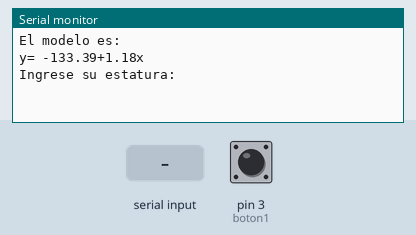
Simulated run of this sketch. Board: Arduino Uno, built with avr-gcc and run on an emulated ATmega328P. On the bench: the last lines printed to the serial monitor. Inputs (shaded band) come from the test bench; at power-on: pin 3 (boton1) LOW.

Above: at 1.2 s.
1.3 s: "90,45\n" received over Serial
At 2.9 s:
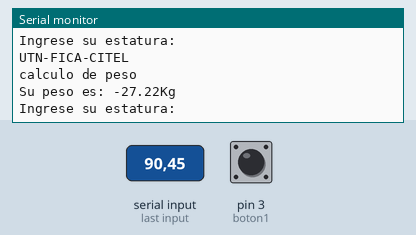
3.8 s: "30,150\n" received over Serial
At 6.1 s:
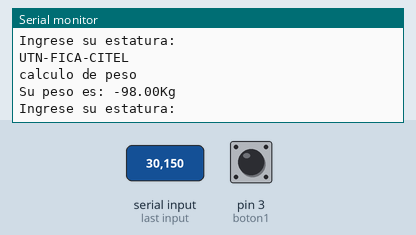

The sketch:

SolanoEdwin_laboratorio4.ino
```cpp
/*
 * UTN-FICA-CITEL
 * SISTEMAS EMBEBIDOS
 * CODIGO: APRENDIZAJE DE MAQUINA-REGRESION LINEAL
 * LABORATORIO 4
 * Nombre: Solano Edwin
 * OBJETIVO: Imprimir los puntos del conjunto de entrenamiento correspondientes a la regresi on lineal
 *           Al ingresar un nuevo valor por comunicacion serial al sistema electr onico, realizar el pronostico (en
 *           epedencia de la interfaz si se desea una tendencia lineal o exponencial) y graficarlo en la interfaz
 *           con un color diferente a lo ya visto del conjunto de entrenamiento.
 *
 */
 #include <SoftwareSerial.h>//libreria que permite la coneccion serial con otros pines del arduino
#define rxCOM 5//pin 5 para recibir datos
#define txCOM 6//pin 6 para evio de datos
const int boton1=3;//inicio de pin

SoftwareSerial cxSerial =  SoftwareSerial(rxCOM, txCOM);//conexion serial con otros pines del arduino

// matriz de datos
int matriz[14][2]={
{170,67},
{180,80},
{170,65},
{178,75},
{160,55},
{163,60},
{165,63},
{170,70},
{164,62},
{176,77},
{164,60},
{170,76},
{170,56},
{168,60},
};

int col=0; //moverse en columnas
int fil=0; //moverse en filas
int Ex=0; //sumatoria x
int Ey=0; //sumatoria y
long int Exy=0; //sumatoria xy
long int Ex2=0; //sumatoria x^2
long int Ex_2=0; //sumatoria Ex^2
int n= 14; //nuemero de muestras
float Bo; //ordenada en el origen
float m; //pendiente
String dato; //recibir estatura
int estatura; //convertir dato
float peso;//varibale para almacenar dato de peso
int m1; //auxiliar

void setup() {
  pinMode(boton1,INPUT);
  pinMode(rxCOM, INPUT);//entrada de datos
  pinMode(txCOM, OUTPUT);//salida de datos
  cxSerial.begin(9600);//conceccion con pin 5 y 6 para el puerto COM
  Serial.begin(9600);//conceccion CX
  //creacion del modelo
  for(;fil<n;fil++){
    Ex=Ex+matriz[fil][0];
    Ey=Ey+matriz[fil][1];
    Exy=Exy+(matriz[fil][0]*matriz[fil][1]);
    Ex2=Ex2+pow(matriz[fil][0],2);
  }
  Ex_2=pow(Ex,2);//elevar al cuadrado
  Bo=(float(Ex2*Ey)-float(Ex*Exy))/(float(n*Ex2-Ex_2));//calculo de la ordenada en el origen
  m1=(n*Exy)-(Ex*Ey); //auxiliar
  m=(float(m1))/(float(n*Ex2-Ex_2));//calculo de la pendiente
  Serial.println("El modelo es: ");//impresion de texto
  Serial.println(String("y= ")+String(Bo)+String("+")+String(m)+String("x"));//impresion de la pendiente
  Serial.println("Ingrese su estatura: ");//peticion de ingreso de dato

   if(digitalRead(boton1)==HIGH){//cuadno se lea el boton 1 en alto
  Serial.println("3");//mandar mensaje
  delay(40);//temporizador
 }
}

void loop() {
  if(Serial.available()>0){//verificar si existe dato
    dato=Serial.readString();//leer dato y convertir a enterr
    estatura=dato.toInt();//guardar ese dato en la variable
    peso=m*estatura+Bo;//calcular el peso con los datos ingresados y los almacendados en el sistema
    Serial.println("");//impreison de texto
    Serial.println("UTN-FICA-CITEL");//impreison de texto
    Serial.println("calculo de peso");//impreison de texto
    Serial.println(String("Su peso es: ")+String(peso)+String("Kg"));//impreison de texto
    Serial.println("Ingrese su estatura: ");//impreison de texto
    cxSerial.write(estatura);//escribir en la comunicacion serial
  }
}
```

Measured:
- after the input at 1.3 s, the serial monitor: prints a new line after 1.0 s (image 1)
- after the input at 3.8 s, the serial monitor: prints a new line after 1.0 s (image 2)
